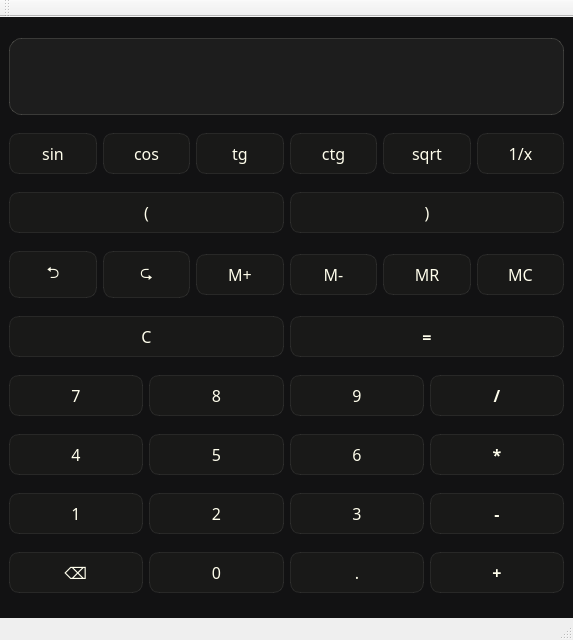
<?xml version="1.0" encoding="UTF-8"?>
<ui version="4.0">
 <class>MainWindow</class>
 <widget class="QMainWindow" name="MainWindow">
  <property name="geometry">
   <rect>
    <x>0</x>
    <y>0</y>
    <width>573</width>
    <height>640</height>
   </rect>
  </property>
  <property name="windowTitle">
   <string>MainWindow</string>
  </property>
  <property name="styleSheet">
   <string notr="true">/* Основной фон - Глубокий темный графит (#222223) */
QWidget#centralwidget {
    background-color: #121213;
}

/* Экран - Эффект чистого матового стекла с кремовым текстом */
QLineEdit#display {
    background-color: rgba(255, 254, 236, 0.05); /* Прозрачный крем */
    border: 1px solid rgba(255, 254, 236, 0.15);
    border-radius: 12px;
    color: #FFFEEC; /* Светлый крем из палитры */
    font-family: &quot;Segoe UI Light&quot;, sans-serif;
    font-size: 38px;
    padding: 10px;
}

/* Общий стиль для кнопок цифр */
QPushButton {
    background-color: rgba(255, 254, 236, 0.03);
    border: 1px solid rgba(255, 254, 236, 0.08);
    border-radius: 10px;
    color: #FFFEEC;
    font-family: &quot;Segoe UI Semibold&quot;;
    font-size: 16px;
    padding: 8px;
}

/* Эффект наведения - Яркое лавандовое свечение */
QPushButton:hover {
    background-color: rgba(188, 180, 255, 0.2); /* Сделали ярче */
    border: 1px solid rgba(188, 180, 255, 0.5); /* Рамка стала отчетливее */
    color: #BCB4FF;
}

/* Эффект нажатия */
QPushButton:pressed {
    background-color: #0A0A0A;
}

/* --- ОПЕРАТОРЫ (+ - * /) --- 
Яркий лавандовый акцент (#BCB4FF) */
QPushButton[text=&quot;+&quot;], QPushButton[text=&quot;-&quot;], 
QPushButton[text=&quot;*&quot;], QPushButton[text=&quot;/&quot;] {
    color: #BCB4FF;
    background-color: rgba(188, 180, 255, 0.15); /* Фон стал плотнее */
    border: 1px solid rgba(188, 180, 255, 0.4); /* Контур стал ярче */
    font-weight: bold;
    font-size: 20px;
}
QPushButton[text=&quot;+&quot;]:hover, QPushButton[text=&quot;-&quot;]:hover, 
QPushButton[text=&quot;*&quot;]:hover, QPushButton[text=&quot;/&quot;]:hover {
    background-color: rgba(188, 180, 255, 0.25);
}

/* --- КНОПКА РАВНО --- 
Главный неоновый акцент - Горчичный (#CAC426) */
QPushButton[text=&quot;=&quot;] {
    background-color: #CAC426;
    color: #222223; /* Темный текст для максимального контраста */
    border: none;
    font-weight: bold;
    font-size: 24px;
}
QPushButton[text=&quot;=&quot;]:hover {
    background-color: #DED94C; /* Чуть светлее при наведении */
}

/* --- УДАЛЕНИЕ И ОЧИСТКА (C, Del) --- */
QPushButton[text=&quot;C&quot;], QPushButton[text=&quot;⌫&quot;], QPushButton[text=&quot;Del&quot;] {
    color: #CAC426;
    border: 1px solid rgba(202, 196, 38, 0.4);
}
QPushButton[text=&quot;C&quot;]:hover, QPushButton[text=&quot;⌫&quot;]:hover, QPushButton[text=&quot;Del&quot;]:hover {
    background-color: rgba(202, 196, 38, 0.1);
}

/* --- НАУЧНЫЕ ФУНКЦИИ И ПАМЯТЬ --- 
Яркий лавандовый текст, чтобы не терялись на фоне */
QPushButton[text=&quot;sin&quot;], QPushButton[text=&quot;cos&quot;], QPushButton[text=&quot;tg&quot;], 
QPushButton[text=&quot;ctg&quot;], QPushButton[text=&quot;sqrt&quot;], QPushButton[text=&quot;1/x&quot;],
QPushButton[text=&quot;(&quot;], QPushButton[text=&quot;)&quot;],
QPushButton[text=&quot;M+&quot;], QPushButton[text=&quot;M-&quot;], QPushButton[text=&quot;MR&quot;], QPushButton[text=&quot;MC&quot;],
QPushButton[text=&quot;⮌&quot;], QPushButton[text=&quot;⮎&quot;], QPushButton[text=&quot;Undo&quot;], QPushButton[text=&quot;Redo&quot;] {
    color: rgba(188, 180, 255, 0.9); /* Почти 100% яркость текста */
    background-color: rgba(188, 180, 255, 0.05); /* Легчайшая заливка */
    border: 1px solid rgba(188, 180, 255, 0.15);
    font-size: 13px;
}
QPushButton[text=&quot;sin&quot;]:hover, QPushButton[text=&quot;cos&quot;]:hover, QPushButton[text=&quot;tg&quot;]:hover, 
QPushButton[text=&quot;ctg&quot;]:hover, QPushButton[text=&quot;sqrt&quot;]:hover, QPushButton[text=&quot;1/x&quot;]:hover,
QPushButton[text=&quot;(&quot;]:hover, QPushButton[text=&quot;)&quot;]:hover,
QPushButton[text=&quot;M+&quot;]:hover, QPushButton[text=&quot;M-&quot;]:hover, QPushButton[text=&quot;MR&quot;]:hover, QPushButton[text=&quot;MC&quot;]:hover,
QPushButton[text=&quot;⮌&quot;]:hover, QPushButton[text=&quot;⮎&quot;]:hover, QPushButton[text=&quot;Undo&quot;]:hover, QPushButton[text=&quot;Redo&quot;]:hover {
    background-color: rgba(188, 180, 255, 0.15);
}</string>
  </property>
  <widget class="QWidget" name="centralwidget">
   <layout class="QVBoxLayout" name="verticalLayout" stretch="1,0,0,0,0,0,0,0,0">
    <item>
     <widget class="QLineEdit" name="display">
      <property name="minimumSize">
       <size>
        <width>0</width>
        <height>60</height>
       </size>
      </property>
      <property name="font">
       <font>
        <family>Segoe UI Light</family>
        <pointsize>-1</pointsize>
       </font>
      </property>
      <property name="alignment">
       <set>Qt::AlignmentFlag::AlignRight|Qt::AlignmentFlag::AlignTrailing|Qt::AlignmentFlag::AlignVCenter</set>
      </property>
      <property name="readOnly">
       <bool>true</bool>
      </property>
     </widget>
    </item>
    <item>
     <layout class="QHBoxLayout" name="horizontalLayout_7">
      <item>
       <widget class="QPushButton" name="btnSin">
        <property name="font">
         <font>
          <family>Segoe UI Semibold</family>
          <pointsize>-1</pointsize>
         </font>
        </property>
        <property name="text">
         <string>sin</string>
        </property>
       </widget>
      </item>
      <item>
       <widget class="QPushButton" name="btnCos">
        <property name="font">
         <font>
          <family>Segoe UI Semibold</family>
          <pointsize>-1</pointsize>
         </font>
        </property>
        <property name="text">
         <string>cos</string>
        </property>
       </widget>
      </item>
      <item>
       <widget class="QPushButton" name="btnTg">
        <property name="font">
         <font>
          <family>Segoe UI Semibold</family>
          <pointsize>-1</pointsize>
         </font>
        </property>
        <property name="text">
         <string>tg</string>
        </property>
       </widget>
      </item>
      <item>
       <widget class="QPushButton" name="btnCtg">
        <property name="font">
         <font>
          <family>Segoe UI Semibold</family>
          <pointsize>-1</pointsize>
         </font>
        </property>
        <property name="text">
         <string>ctg</string>
        </property>
       </widget>
      </item>
      <item>
       <widget class="QPushButton" name="btnSqrt">
        <property name="font">
         <font>
          <family>Segoe UI Semibold</family>
          <pointsize>-1</pointsize>
         </font>
        </property>
        <property name="text">
         <string>sqrt</string>
        </property>
       </widget>
      </item>
      <item>
       <widget class="QPushButton" name="btnRecip">
        <property name="font">
         <font>
          <family>Segoe UI Semibold</family>
          <pointsize>-1</pointsize>
         </font>
        </property>
        <property name="text">
         <string>1/x</string>
        </property>
       </widget>
      </item>
     </layout>
    </item>
    <item>
     <layout class="QHBoxLayout" name="horizontalLayout_8">
      <item>
       <widget class="QPushButton" name="btnOpen">
        <property name="font">
         <font>
          <family>Segoe UI Semibold</family>
          <pointsize>-1</pointsize>
         </font>
        </property>
        <property name="text">
         <string>(</string>
        </property>
       </widget>
      </item>
      <item>
       <widget class="QPushButton" name="btnClose">
        <property name="font">
         <font>
          <family>Segoe UI Semibold</family>
          <pointsize>-1</pointsize>
         </font>
        </property>
        <property name="text">
         <string>)</string>
        </property>
       </widget>
      </item>
     </layout>
    </item>
    <item>
     <layout class="QHBoxLayout" name="horizontalLayout_9">
      <item>
       <widget class="QPushButton" name="btnUndo">
        <property name="font">
         <font>
          <family>Segoe UI Semibold</family>
          <pointsize>-1</pointsize>
         </font>
        </property>
        <property name="cursor">
         <cursorShape>ArrowCursor</cursorShape>
        </property>
        <property name="text">
         <string>⮌</string>
        </property>
       </widget>
      </item>
      <item>
       <widget class="QPushButton" name="btnRedo">
        <property name="font">
         <font>
          <family>Segoe UI Semibold</family>
          <pointsize>-1</pointsize>
         </font>
        </property>
        <property name="text">
         <string>⮎</string>
        </property>
       </widget>
      </item>
      <item>
       <widget class="QPushButton" name="btnMPlus">
        <property name="font">
         <font>
          <family>Segoe UI Semibold</family>
          <pointsize>-1</pointsize>
         </font>
        </property>
        <property name="text">
         <string>M+</string>
        </property>
       </widget>
      </item>
      <item>
       <widget class="QPushButton" name="btnMMinus">
        <property name="font">
         <font>
          <family>Segoe UI Semibold</family>
          <pointsize>-1</pointsize>
         </font>
        </property>
        <property name="text">
         <string>M-</string>
        </property>
       </widget>
      </item>
      <item>
       <widget class="QPushButton" name="btnMR">
        <property name="font">
         <font>
          <family>Segoe UI Semibold</family>
          <pointsize>-1</pointsize>
         </font>
        </property>
        <property name="text">
         <string>MR</string>
        </property>
       </widget>
      </item>
      <item>
       <widget class="QPushButton" name="btnMC">
        <property name="font">
         <font>
          <family>Segoe UI Semibold</family>
          <pointsize>-1</pointsize>
         </font>
        </property>
        <property name="text">
         <string>MC</string>
        </property>
       </widget>
      </item>
     </layout>
    </item>
    <item>
     <layout class="QHBoxLayout" name="horizontalLayout_10">
      <item>
       <widget class="QPushButton" name="btnClear">
        <property name="font">
         <font>
          <family>Segoe UI Semibold</family>
          <pointsize>-1</pointsize>
         </font>
        </property>
        <property name="text">
         <string>C</string>
        </property>
       </widget>
      </item>
      <item>
       <widget class="QPushButton" name="btnEqual">
        <property name="font">
         <font>
          <family>Segoe UI Semibold</family>
          <pointsize>-1</pointsize>
          <bold>true</bold>
         </font>
        </property>
        <property name="cursor">
         <cursorShape>ArrowCursor</cursorShape>
        </property>
        <property name="text">
         <string>=</string>
        </property>
       </widget>
      </item>
     </layout>
    </item>
    <item>
     <layout class="QHBoxLayout" name="horizontalLayout_5">
      <item>
       <widget class="QPushButton" name="btn7">
        <property name="font">
         <font>
          <family>Segoe UI Semibold</family>
          <pointsize>-1</pointsize>
         </font>
        </property>
        <property name="text">
         <string>7</string>
        </property>
       </widget>
      </item>
      <item>
       <widget class="QPushButton" name="btn8">
        <property name="font">
         <font>
          <family>Segoe UI Semibold</family>
          <pointsize>-1</pointsize>
         </font>
        </property>
        <property name="text">
         <string>8</string>
        </property>
       </widget>
      </item>
      <item>
       <widget class="QPushButton" name="btn9">
        <property name="font">
         <font>
          <family>Segoe UI Semibold</family>
          <pointsize>-1</pointsize>
         </font>
        </property>
        <property name="text">
         <string>9</string>
        </property>
       </widget>
      </item>
      <item>
       <widget class="QPushButton" name="btnDiv">
        <property name="font">
         <font>
          <family>Segoe UI Semibold</family>
          <pointsize>-1</pointsize>
          <bold>true</bold>
         </font>
        </property>
        <property name="text">
         <string>/</string>
        </property>
       </widget>
      </item>
     </layout>
    </item>
    <item>
     <layout class="QHBoxLayout" name="horizontalLayout_3">
      <item>
       <widget class="QPushButton" name="btn4">
        <property name="font">
         <font>
          <family>Segoe UI Semibold</family>
          <pointsize>-1</pointsize>
         </font>
        </property>
        <property name="text">
         <string>4</string>
        </property>
       </widget>
      </item>
      <item>
       <widget class="QPushButton" name="btn5">
        <property name="font">
         <font>
          <family>Segoe UI Semibold</family>
          <pointsize>-1</pointsize>
         </font>
        </property>
        <property name="text">
         <string>5</string>
        </property>
       </widget>
      </item>
      <item>
       <widget class="QPushButton" name="btn6">
        <property name="font">
         <font>
          <family>Segoe UI Semibold</family>
          <pointsize>-1</pointsize>
         </font>
        </property>
        <property name="text">
         <string>6</string>
        </property>
       </widget>
      </item>
      <item>
       <widget class="QPushButton" name="btnMult">
        <property name="font">
         <font>
          <family>Segoe UI Semibold</family>
          <pointsize>-1</pointsize>
          <bold>true</bold>
         </font>
        </property>
        <property name="text">
         <string>*</string>
        </property>
       </widget>
      </item>
     </layout>
    </item>
    <item>
     <layout class="QHBoxLayout" name="horizontalLayout_4">
      <item>
       <widget class="QPushButton" name="btn1">
        <property name="font">
         <font>
          <family>Segoe UI Semibold</family>
          <pointsize>-1</pointsize>
         </font>
        </property>
        <property name="text">
         <string>1</string>
        </property>
       </widget>
      </item>
      <item>
       <widget class="QPushButton" name="btn2">
        <property name="font">
         <font>
          <family>Segoe UI Semibold</family>
          <pointsize>-1</pointsize>
         </font>
        </property>
        <property name="text">
         <string>2</string>
        </property>
       </widget>
      </item>
      <item>
       <widget class="QPushButton" name="btn3">
        <property name="font">
         <font>
          <family>Segoe UI Semibold</family>
          <pointsize>-1</pointsize>
         </font>
        </property>
        <property name="text">
         <string>3</string>
        </property>
       </widget>
      </item>
      <item>
       <widget class="QPushButton" name="btnMinus">
        <property name="font">
         <font>
          <family>Segoe UI Semibold</family>
          <pointsize>-1</pointsize>
          <bold>true</bold>
         </font>
        </property>
        <property name="text">
         <string>-</string>
        </property>
       </widget>
      </item>
     </layout>
    </item>
    <item>
     <layout class="QHBoxLayout" name="horizontalLayout_6">
      <item>
       <widget class="QPushButton" name="btnDel">
        <property name="font">
         <font>
          <family>Segoe UI Semibold</family>
          <pointsize>-1</pointsize>
         </font>
        </property>
        <property name="text">
         <string>⌫</string>
        </property>
       </widget>
      </item>
      <item>
       <widget class="QPushButton" name="btn0">
        <property name="font">
         <font>
          <family>Segoe UI Semibold</family>
          <pointsize>-1</pointsize>
         </font>
        </property>
        <property name="text">
         <string>0</string>
        </property>
       </widget>
      </item>
      <item>
       <widget class="QPushButton" name="btnDot">
        <property name="font">
         <font>
          <family>Segoe UI Semibold</family>
          <pointsize>-1</pointsize>
         </font>
        </property>
        <property name="text">
         <string>.</string>
        </property>
       </widget>
      </item>
      <item>
       <widget class="QPushButton" name="btnPlus">
        <property name="font">
         <font>
          <family>Segoe UI Semibold</family>
          <pointsize>-1</pointsize>
          <bold>true</bold>
         </font>
        </property>
        <property name="text">
         <string>+</string>
        </property>
       </widget>
      </item>
     </layout>
    </item>
   </layout>
  </widget>
  <widget class="QMenuBar" name="menubar">
   <property name="geometry">
    <rect>
     <x>0</x>
     <y>0</y>
     <width>573</width>
     <height>21</height>
    </rect>
   </property>
  </widget>
  <widget class="QStatusBar" name="statusbar"/>
  <widget class="QToolBar" name="toolBar">
   <property name="windowTitle">
    <string>toolBar</string>
   </property>
   <attribute name="toolBarArea">
    <enum>TopToolBarArea</enum>
   </attribute>
   <attribute name="toolBarBreak">
    <bool>false</bool>
   </attribute>
  </widget>
 </widget>
 <resources/>
 <connections/>
</ui>
